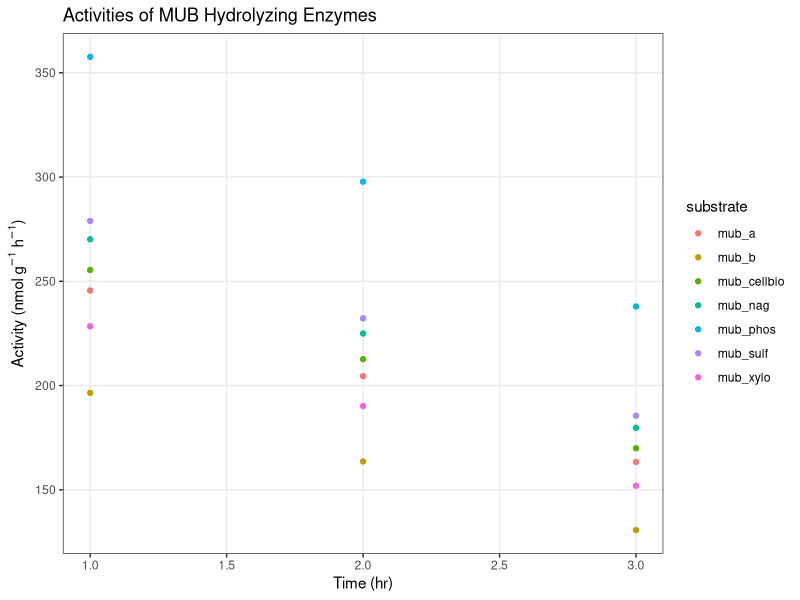
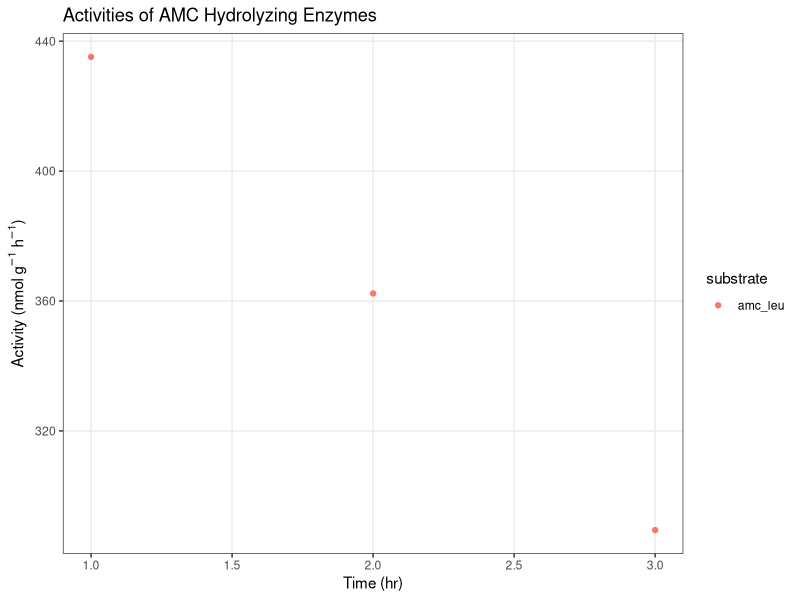

Reproduce these figures in R, in order.
library(tidyverse)


# Slope fxn
extract_slope <- function(df, substrate) {
  
  std_lm <- lm(area ~ conc, data = df[[3]][[1]])
  
  std_cf <- coef(std_lm)
  
  std_slope <- std_cf[2]
  
}

# Quench fxn
quench_fxn <- function(df) {
  
  df <- df %>% select(-data) %>%
    pivot_wider(names_from = type, values_from = slope) 
  
  df_quench <- df %>% mutate(quench_coef = standard_homog / standard_buff)
  
  df_quench
}

# Emission coef fxn
emis_fxn <- function(df, meta_df) {
  
  assay_vol <- meta %>% filter(type == "assay_volume")
  
  df_emis <- df %>% mutate(emis_coef = standard_homog /assay_vol$value)
  
  df_emis
}

# Net Fluoresence Fxn
calc_net_fluor <- function(df, df_ref, ctrl_homog){
  
  pivoted <- df %>% 
    pivot_wider(names_from = type, values_from = area)

  net_pivoted <- pivoted %>% mutate(net_fluor = ((live - ctrl_homog) / df_ref$quench_coef)
                                    - ctrl)
  net_pivoted
}

# Activity Fxn
calc_activity <- function(df_net_fluor, ref_df, meta_df){
  
  buffer_vol <- meta_df %>% filter(type == "buffer_volume")
homog_vol <- meta_df %>% filter(type == "homogenate_volume")
soil_mass <- meta_df %>% filter(type == "soil_mass")

activity_df <- df_net_fluor %>% mutate(activity = ((net_fluor * buffer_vol$value) /
                                                    ref_df$emis_coef * homog_vol$value *
                                                    soil_mass$value))
activity_df
}

# importing files
df <- read_csv("PPEE_test_2.csv")
df1 <- read_csv("PPEE_test_2.csv")
meta <- read_csv("metadata.csv")


# separate stds in homog
df_stds_mub <- df %>% filter(substrate == "mub_std") %>% group_by(type, time) %>% nest()
df_stds_amc <- df %>% filter(substrate == "amc_std") %>% group_by(type, time) %>% nest()

# Add slope to df
df_stds_slope_mub <- df_stds_mub %>% mutate(slope = extract_slope(df_stds_mub))
df_stds_slope_amc <- df_stds_amc %>% mutate(slope = extract_slope(df_stds_amc))


# Add quench coef to ref df
df_ref_mub_q <- quench_fxn(df_stds_slope_mub)
df_ref_amc_q <- quench_fxn(df_stds_slope_amc)


# Add emis coef to ref df
df_ref_mub_q_e <- emis_fxn(df_ref_mub_q)
df_ref_amc_q_e <- emis_fxn(df_ref_amc_q)


# Separate live / ctrls 
live_ctrl_df <- df %>% filter(type == "live" | type == "ctrl")
live_ctrl_df_mub <- live_ctrl_df %>% filter(substrate != "amc_leu")
live_ctrl_df_amc <- live_ctrl_df %>% filter(substrate == "amc_leu")

# Extracting ctrl_homg
df1_filt <- df1 %>% filter(type == "ctrl_homog")
wide_df1_filt <- df1_filt %>%
  pivot_wider(names_from = type, values_from = area)

ctrl_homog <- wide_df1_filt$ctrl_homog

# Add net fluoresence
net_fluor_mub <- calc_net_fluor(live_ctrl_df_mub, df_ref_mub_q, ctrl_homog)
net_fluor_amc <- calc_net_fluor(live_ctrl_df_amc, df_ref_amc_q, ctrl_homog)


# Calculate Activity
activity_mub <- calc_activity(net_fluor_mub, df_ref_mub_q_e, meta)
activity_amc <- calc_activity(net_fluor_amc, df_ref_amc_q_e, meta)

# Cleaning up dfs
activity_mub_clean <- activity_mub %>% select(substrate, time, activity)
activity_amc_clean <- activity_amc %>% select(substrate, time, activity)


# Plot Time MUB
activity_mub %>% ggplot(aes(x = time, y = activity, fill = substrate, color = substrate)) +
  geom_point() +
  ylab(bquote('Activity (nmol'  ~g^-1~h^-1*')')) +
  xlab(label = "Time (hr)") +
  ggtitle(label = "Activities of MUB Hydrolyzing Enzymes") +
  theme_bw() +
  theme(panel.grid.minor = element_blank())
  

# Plot Time AMC
activity_amc %>% ggplot(aes(x = time, y = activity, fill = substrate, color = substrate)) +
  geom_point() +
  ylab(bquote('Activity (nmol'  ~g^-1~h^-1*')')) +
  xlab(label = "Time (hr)") +
  ggtitle(label = "Activities of AMC Hydrolyzing Enzymes") +
  theme_bw() +
  theme(panel.grid.minor = element_blank())
